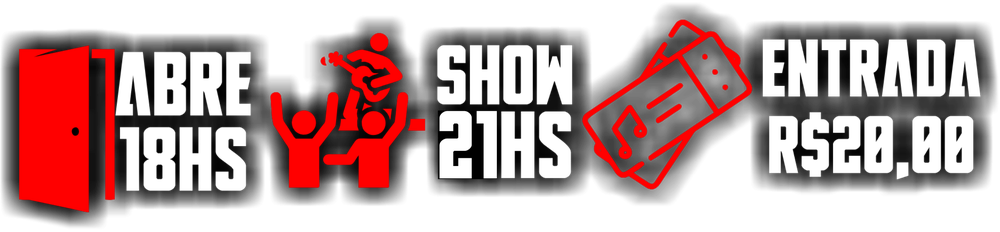
#> input picture gerador/brand/ENTRADA.png, 1000 x 232 px, shrunk from 2697 x 626 before the run, given in place of entrada.jpg, which was not available
$ python tratar_logo.py entrada.jpg bands/logo.png --fundo 'branco|preto|bordas'
#> lines starting #> are read from the running program, lines starting #| are printed output that depends on the picture; after the words box and inside, x2 and y2 are one past the last pixel; in counts of white or black regions, pixels touching at a corner belong together
"""Remove o fundo da logo da banda.
uso: python3 tratar_logo.py entrada.jpg bands/logo.png --fundo branco|preto|bordas
 branco: remove fundo branco | preto: remove fundo preto (logo colorida/clara) | bordas: remove só o preto externo (símbolos pretos com contorno)"""
import sys, numpy as np
from PIL import Image, ImageDraw
src, dst = sys.argv[1], sys.argv[2]; modo = sys.argv[sys.argv.index('--fundo')+1] if '--fundo' in sys.argv else 'branco'
im = Image.open(src).convert('RGB'); a = np.array(im).astype(float)
#> after `im = Image.open(src).convert('RGB')`:
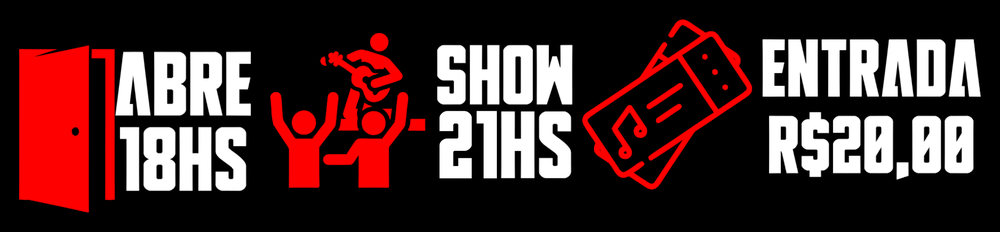
#> im: PIL image 1000x232 RGB; mean R, G, B 75, 46.3, 46.3
if modo == 'branco': alpha = np.clip((255 - a.min(axis=2) - 12) * 6, 0, 255)
elif modo == 'preto': alpha = np.clip((a.max(axis=2) - 18) * 5, 0, 255)
else:
    f = im.copy(); w, h = im.size
#> after `w, h = im.size`: w = 1000; h = 232
    for p in [(0,0),(w-1,0),(0,h-1),(w-1,h-1)]: ImageDraw.floodfill(f, p, (255,0,255), thresh=60)
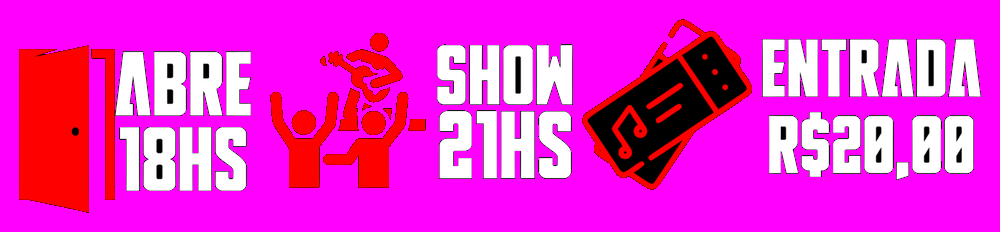
#> f: PIL image 1000x232 RGB; mean R, G, B 238.7, 46.2, 210.1
    b = np.array(f); alpha = (~((b[...,0]==255)&(b[...,1]==0)&(b[...,2]==255)))*255.0
#> after `alpha = ~((b[..., 0] == 255) & (b[..., 1] == 0) & (b[..., 2] == 255)) `:
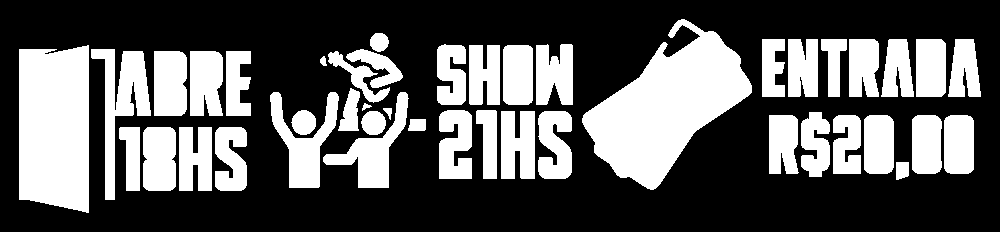
#> alpha: shape (232, 1000) float64; 35.7% white; 44 white regions, largest, box (x1, y1, x2, y2) and area: (582, 19, 752, 190) 14228, (19, 45, 89, 213) 10965, (91, 49, 151, 200) 3397
o = Image.fromarray(np.dstack([a, alpha]).astype('uint8'), 'RGBA'); o = o.crop(o.getbbox()); o.save(dst); print(dst, o.size)
#> after `o = Image.fromarray(np.dstack([a, alpha]).astype('uint8'), 'RGBA')`:
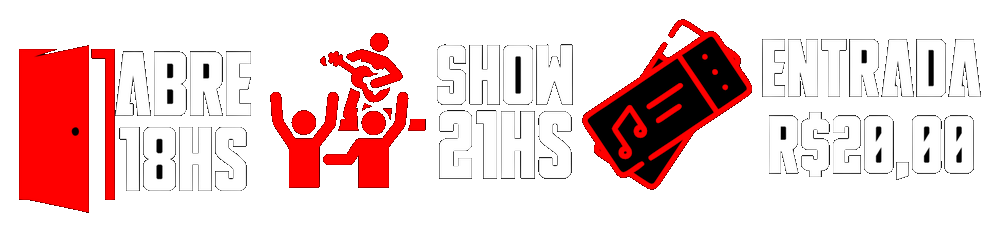
#> o: PIL image 1000x232 RGBA; mean R, G, B, A 75, 46.3, 46.3, 91.1; transparent parts drawn white
#> after `o = o.crop(o.getbbox())`:
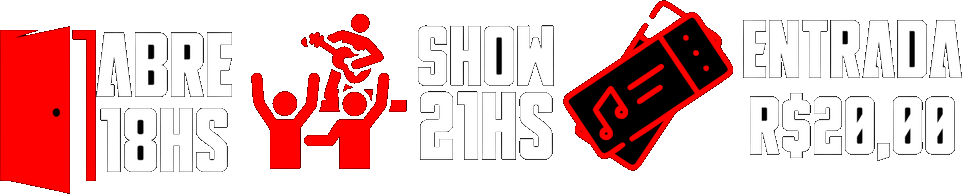
#> o: PIL image 962x194 RGBA; mean R, G, B, A 93.3, 57.5, 57.5, 113.3; transparent parts drawn white
#| bands/logo.png (962, 194)
